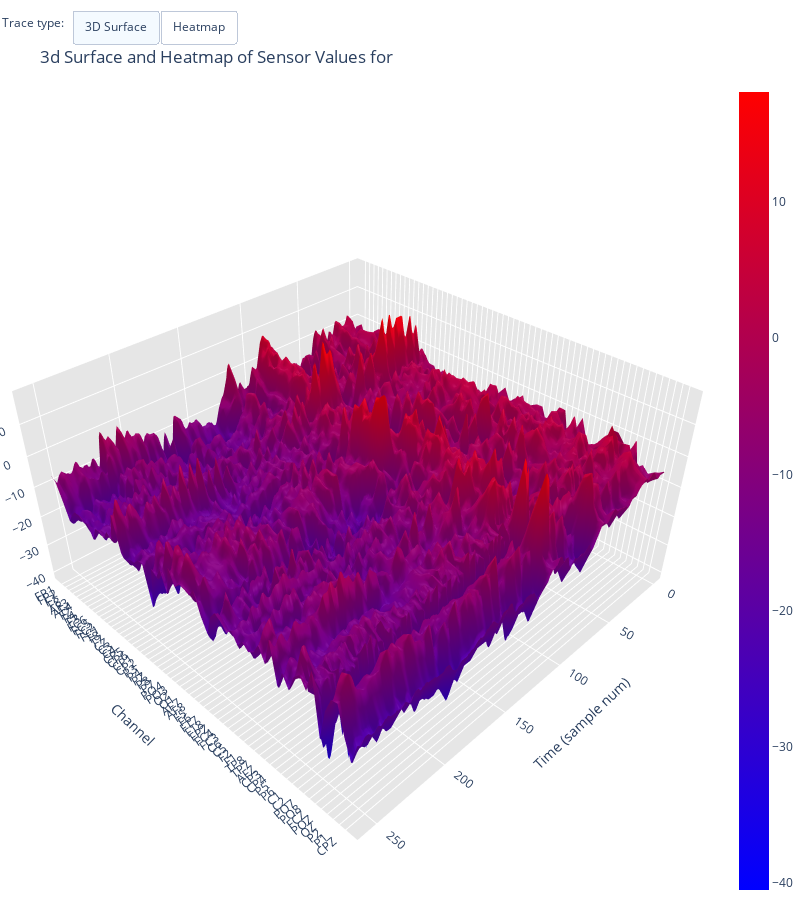

The code cell stored with this chart in its notebook:
### Code cell
plot_3dSurface_and_heatmap(stimulus=stimulus, group='c', df=S1_sample_df)

### Figure 1 — Plotly figure (JSON) as saved in the notebook; plotly's stock layout.template omitted (floating-point values rounded to 4 significant figures; data arrays with more than 128 entries replaced by an {"elided": "..."} marker saying what was removed)
{"data": [{"colorscale": [[0, "rgb(0,0,255)"], [1, "rgb(255,0,0)"]], "z": {"elided": "61x256 float values"}, "type": "surface"}], "layout": {"annotations": [{"align": "left", "showarrow": false, "text": "Trace type:", "x": 0, "y": 1.085, "yref": "paper"}], "autosize": false, "height": 900, "margin": {"b": 0, "l": 0, "r": 0, "t": 0}, "scene": {"aspectmode": "manual", "aspectratio": {"x": 1, "y": 1, "z": 0.5}, "xaxis": {"backgroundcolor": "rgb(230, 230,230)", "gridcolor": "rgb(255, 255, 255)", "showbackground": true, "title": {"text": "Time (sample num)"}}, "yaxis": {"backgroundcolor": "rgb(230, 230, 230)", "gridcolor": "rgb(255, 255, 255)", "showbackground": true, "ticktext": ["FP1", "FP2", "F7", "F8", "AF3", "AF4", "FZ", "F4", "F3", "FC6", "FC5", "FC2", "FC1", "T8", "T7", "CZ", "C3", "C4", "CP5", "CP6", "CP1", "CP2", "P3", "P4", "PZ", "P8", "P7", "PO4", "PO3", "O2", "O1", "AF7", "AF8", "F5", "F6", "FT7", "FT8", "FPZ", "FC4", "FC3", "C6", "C5", "F2", "F1", "TP8", "TP7", "AFZ", "CP3", "CP4", "P5", "P6", "C1", "C2", "PO7", "PO8", "FCZ", "POZ", "OZ", "P2", "P1", "CPZ"], "tickvals": [0, 1, 2, 3, 4, 5, 6, 7, 8, 9, 10, 11, 12, 13, 14, 15, 16, 17, 18, 19, 20, 21, 22, 23, 24, 25, 26, 27, 28, 29, 30, 31, 32, 33, 34, 35, 36, 37, 38, 39, 40, 41, 42, 43, 44, 45, 46, 47, 48, 49, 50, 51, 52, 53, 54, 55, 56, 57, 58, 59, 60], "title": {"text": "Channel"}, "zerolinecolor": "rgb(255, 255, 255)"}, "zaxis": {"backgroundcolor": "rgb(230, 230,230)", "gridcolor": "rgb(255, 255, 255)", "showbackground": true, "title": {"text": "Sensor Value"}, "zerolinecolor": "rgb(255, 255, 255)"}}, "title": {"text": "<br>3d Surface and Heatmap of Sensor Values for "}, "updatemenus": [{"buttons": [{"args": ["type", "surface"], "label": "3D Surface", "method": "restyle"}, {"args": ["type", "heatmap"], "label": "Heatmap", "method": "restyle"}], "direction": "left", "pad": {"r": 10, "t": 10}, "showactive": true, "type": "buttons", "x": 0.1, "xanchor": "left", "y": 1.1, "yanchor": "top"}], "width": 800}}
